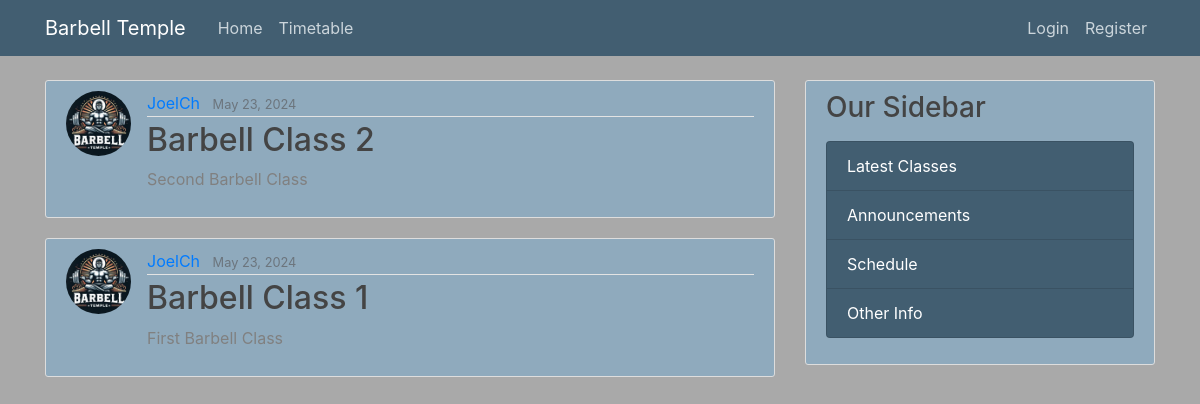
The app's page /, older data.
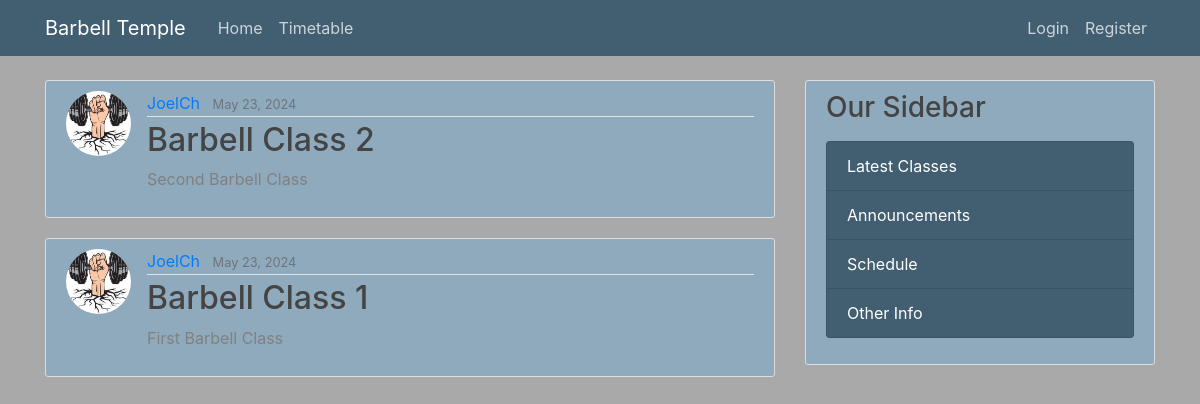
The same page, newer data.
### barbell_classes/models.py (models this page shows, shortened)
class BarbellClass(models.Model):
    title = models.CharField(max_length=100)
    content = models.TextField()
    date_posted = models.DateTimeField(default=timezone.now)
    author = models.ForeignKey(User, on_delete=models.CASCADE)

### users/models.py (models this page shows, shortened)
class Profile(models.Model):
    user = models.OneToOneField(User, on_delete=models.CASCADE)
    image = models.ImageField(default='default.jpg', upload_to='profile_pictures')

### barbell_classes/views.py (the view)
# urls.py: path('', BarbellClassListView.as_view(), name='barbell_classes-home'),
class BarbellClassListView(ListView):
    model = BarbellClass
    template_name = 'barbell_classes/home.html'
    context_object_name = 'barbellclass_updates'
    ordering = ['-date_posted']

### barbell_classes/templates/barbell_classes/home.html
{% extends "barbell_classes/base.html" %}
{% block content %}
    {% for barbellclass_update in barbellclass_updates %}
    <article class="media content-section">
        <img class="rounded-circle article-img" src="{{ barbellclass_update.author.profile.image.url }}">
        <div class="media-body">
            <div class="article-metadata">
                <a class="mr-2" href="#">{{ barbellclass_update.author }}</a>
                <small class="text-muted">{{ barbellclass_update.date_posted|date:"F d, Y" }}</small>
            </div>
            <h2><a class="article-title" href="{% url 'barbellclass-detail' barbellclass_update.id %}">{{ barbellclass_update.title }}</a></h2>
            <p class="article-content">{{ barbellclass_update.content }}</p>
        </div>
    </article>
    {% endfor %}
{% endblock content %}

### barbell_classes/templates/barbell_classes/base.html (shortened to what this page needs)
{% load static %}
<!DOCTYPE html>
<html lang="en">
<head>
    <link rel="stylesheet" href="https://cdn.jsdelivr.net/npm/bootstrap@4.1.3/dist/css/bootstrap.min.css">
    <link rel="stylesheet" type="text/css" href="{% static 'barbell_classes/main.css' %}">
</head>
<body>
    <header class="site-header">
        <nav class="navbar navbar-expand-md navbar-dark bg-steel fixed-top">
            <div class="container">
                <a class="navbar-brand mr-4" href="/">Barbell Temple</a>
                <div class="collapse navbar-collapse" id="navbarToggle">
                    <div class="navbar-nav mr-auto">
                        <a class="nav-item nav-link" href="{% url 'barbell_classes-home' %}">Home</a>
                        <a class="nav-item nav-link" href="{% url 'barbell_classes-timetable' %}">Timetable</a>
                    </div>
                    <div class="navbar-nav">
                      {% if user.is_authenticated %}
                        <a class="nav-item nav-link" href="{% url 'barbellclass-create' %}">New Class</a>
                        <a class="nav-item nav-link" href="{% url 'profile' %}">Profile</a>
                        <a class="nav-item nav-link" href="{% url 'logout' %}">Logout</a>
                      {% else %}
                        <a class="nav-item nav-link" href="{% url 'login' %}">Login</a>
                        <a class="nav-item nav-link" href="{% url 'registration' %}">Register</a>
                      {% endif %}
                    </div>
                </div>
            </div>
        </nav>
    </header>
    <main role="main" class="container">
        <div class="row">
          <div class="col-md-8">
            {% block content %}{% endblock %}
          </div>
          <div class="col-md-4">
            <div class="content-section">
              <h3>Our Sidebar</h3>
              <p class='text-muted'>
                <ul class="list-group">
                  <li class="list-group-item list-group-item-light">Latest Classes</li>
                  <li class="list-group-item list-group-item-light">Announcements</li>
                  <li class="list-group-item list-group-item-light">Schedule</li>
                  <li class="list-group-item list-group-item-light">Other Info</li>
                </ul>
              </p>
            </div>
          </div>
        </div>
      </main>
</body>
</html>

### barbell_classes/static/barbell_classes/main.css (style rules this page uses)
body { background: gray; color: gray; background-color: darkgray; margin-top: 5rem; }
h1, h2, h3, h4, h5, h6 { color: #444444; }
ul { margin: 0; }
.bg-steel { background-color: #425e71; }
.site-header .navbar-nav .nav-link { color: #cbd5db; }
.content-section { background: #8faabd; padding: 10px 20px; border: 1px solid #dddddd; border-radius: 3px; margin-bottom: 20px; }
.list-group-item-light { background-color: #425e71; color: #ffffff; }
.article-title { color: #444444; }
.article-content { white-space: pre-line; }
.article-img { height: 65px; width: 65px; margin-right: 16px; }
.article-metadata { padding-bottom: 1px; margin-bottom: 4px; border-bottom: 1px solid #e3e3e3 }

Row changes from the older to the newer data that the page shows:
changed through a linked row, BarbellClass "Barbell Class 2": author.profile.image: a different picture
changed through a linked row, BarbellClass "Barbell Class 1": author.profile.image: a different picture
